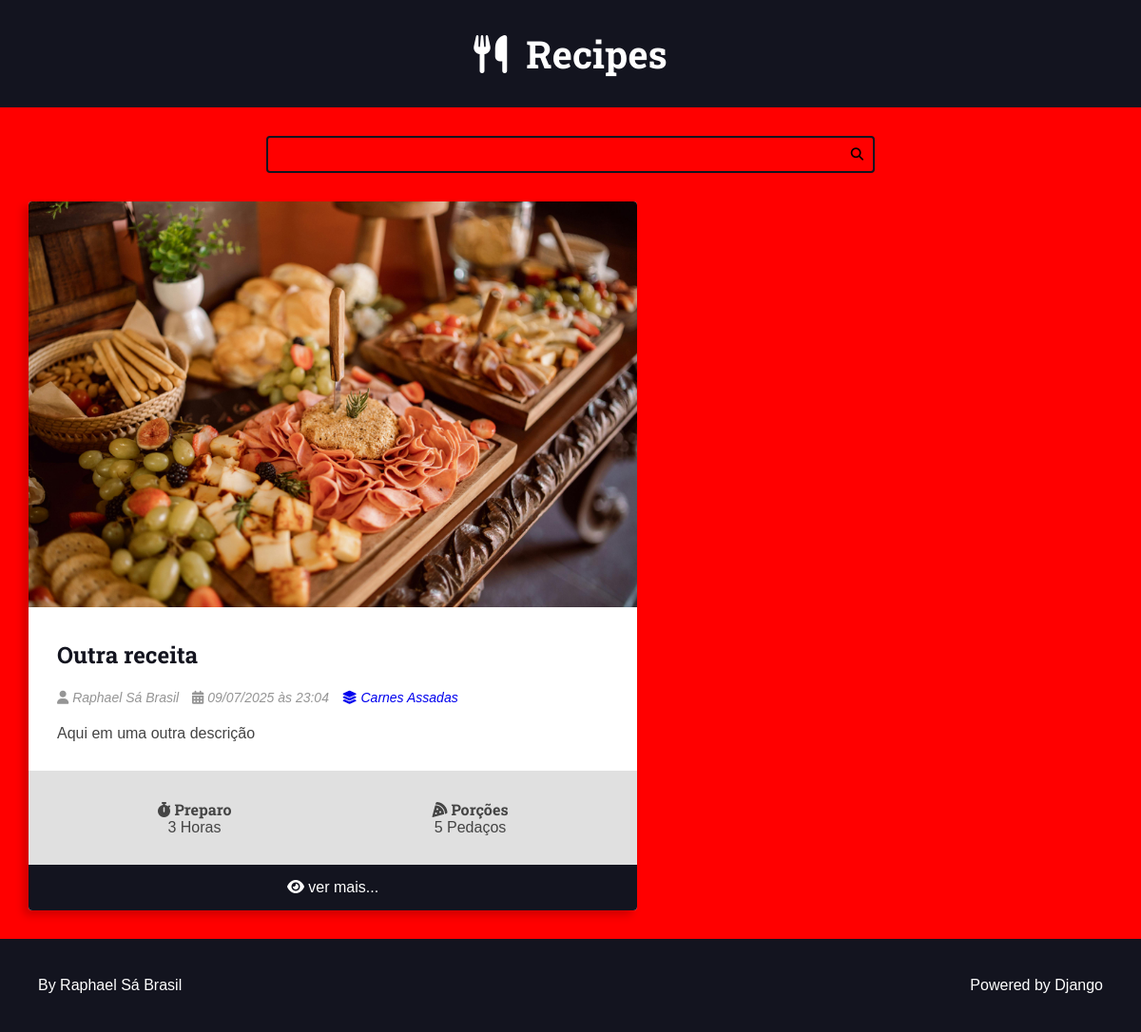
The app's page /recipes/category/4/, older data.
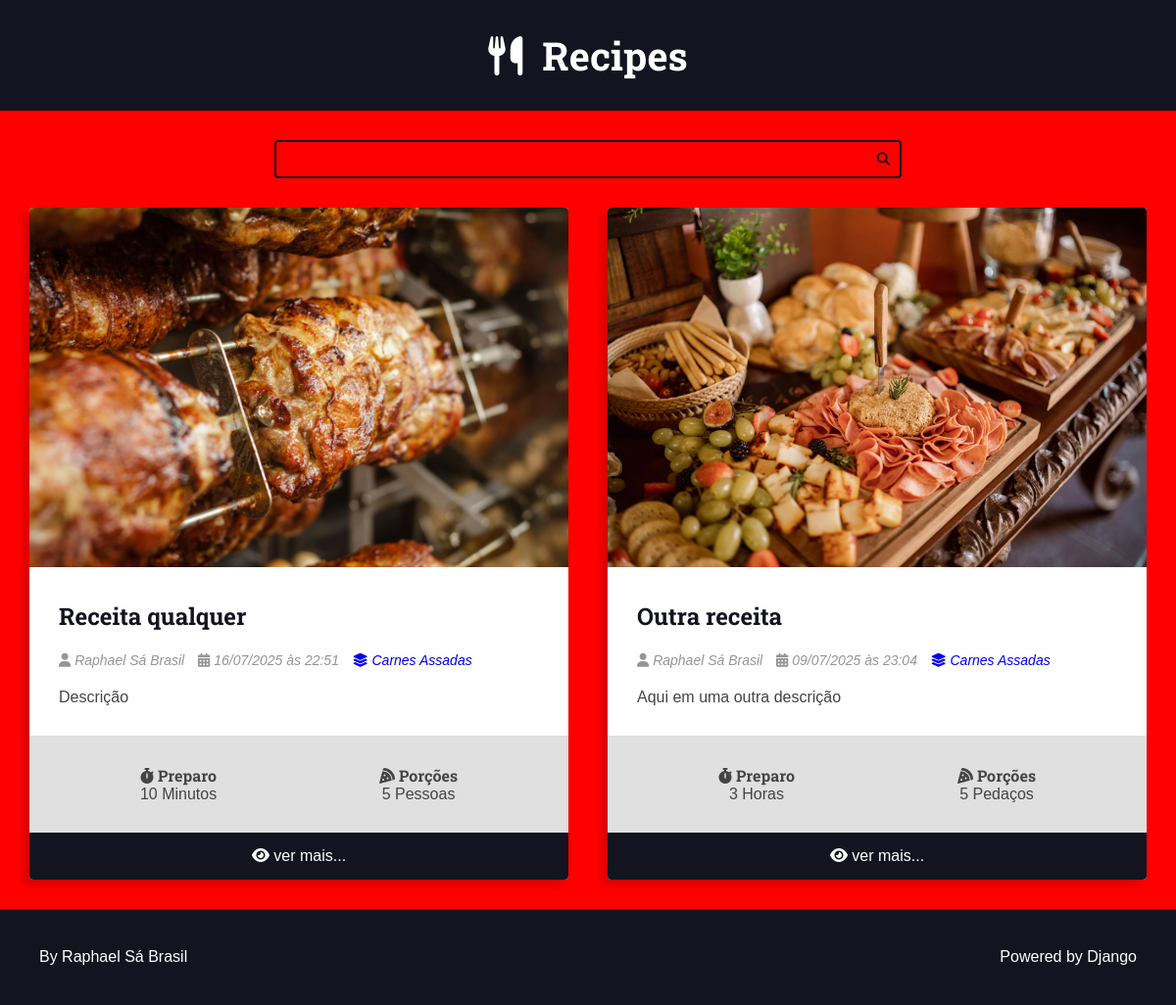
The same page, newer data.
### recipes/models.py (models this page shows, shortened)
class Recipe(models.Model):
    title = models.CharField(max_length=65)
    description = models.CharField(max_length=165)
    slug = models.SlugField(unique=True)
    preparation_time = models.IntegerField()
    preparation_time_unit = models.CharField(max_length=65)
    servings = models.IntegerField()
    servings_unit = models.CharField(max_length=65)
    preparation_steps = models.TextField()
    preparation_steps_is_html = models.BooleanField(default=False)
    created_at = models.DateTimeField(auto_now_add=True)
    updated_at = models.DateTimeField(auto_now=True)
    is_published = models.BooleanField(default=False)
    cover = models.ImageField(upload_to='recipes/covers/%Y/%m/%d', blank=True, default='')
    category = models.ForeignKey(
        Category, on_delete=models.SET_NULL, null=True, blank=True,
        default=None,
    )
    author = models.ForeignKey(
        User, on_delete=models.SET_NULL, null=True
    )

class Category(models.Model):
    name = models.CharField(max_length=65)

### recipes/views.py (the view)
# urls.py: path('recipes/category/<int:category_id>/',
def category(request, category_id):
    recipes = get_list_or_404(
        Recipe.objects.filter(
            category__id=category_id,
            is_published=True,
        ).order_by('-id')
    )
    return render(request, 'recipes/pages/category.html', context={
        'recipes': recipes,
        'title': f'{recipes[0].category.name} - Category | '
    })

### recipes/templates/recipes/pages/category.html (shortened to what this page needs)
{% extends "global/base.html" %}
{% block content %}
<div class="main-content main-content-list container">
    {% for recipe in recipes %}
        {% include "recipes/partials/recipe.html" %}
    {% endfor %}
</div>
{% endblock content %}

### recipes/templates/recipes/partials/recipe.html (shortened to what this page needs)
<div class="recipe recipe-list-item">
    {% if recipe.cover %}
        <div class="recipe-cover">
            <a href="{% url 'recipes:recipe' recipe.id %}">
                <img src="{{recipe.cover.url}}" alt="Temporário">
            </a>
        </div>
    {% endif %}
    <div class="recipe-title-container">
        <h2 class="recipe-title">
            <a href="{% url 'recipes:recipe' recipe.id %}">
                {{recipe.title}}
            </a>
        </h2>
    </div>
    <div class="recipe-author">
        {% if recipe.author is not None %}
            <span class="recipe-author-item">
                <i class="fas fa-user"></i>
                {% if recipe.author.first_name %}
                    {{recipe.author.first_name}} {{recipe.author.last_name}}
                {% else %}
                    {{recipe.author.username}}
                {% endif %}
            </span>
        {% endif %}
        <span class="recipe-author-item">
            <i class="fas fa-calendar-alt"></i>
            {{recipe.created_at|date:"d/m/Y"}} às {{recipe.created_at|date:"H:i"}}
        </span>
        {% if recipe.category is not None %}
            <span class="recipe-author-item">
                <a href="{% url 'recipes:category' recipe.category.id %}">
                    <i class="fas fa-layer-group"></i>
                    <span>{{recipe.category.name}}</span>
                </a>
            </span>
        {% endif %}
    </div>
    <div class="recipe-content">
        <p>{{recipe.description}}</p>
    </div>
    <div class="recipe-meta-container">
        <div class="recipe-meta recipe-preparation">
            <h3 class="recipe-meta-title"><i class="fas fa-stopwatch"></i> Preparo</h3>
            <div class="recipe-meta-text">
                {{recipe.preparation_time}} {{recipe.preparation_time_unit}}
            </div>
        </div>
        <div class="recipe-meta recipe-servings">
            <h3 class="recipe-meta-title"><i class="fas fa-pizza-slice"></i> Porções</h3>
            <div class="recipe-meta-text">
                {{recipe.servings}} {{recipe.servings_unit}}
            </div>
        </div>
    </div>
    {% if is_detail_page is not True %}
        <footer class="recipe-footer">
            <a class="recipe-read-more button button-dark button-full-width" href="{% url 'recipes:recipe' recipe.id %}">
                <i class="fas fa-eye"></i>
                <span>ver mais...</span>
            </a>
        </footer>
    {% endif %}
</div>

Row changes from the older to the newer data that the page shows:
now on this page (row edited): Recipe: cover (picture), title "Receita qualquer", author.first_name "Raphael", author.last_name "Sá Brasil", created_at "16/07/2025", created_at "22:51", category.name "Carnes Assadas", description "Descrição", preparation_time "10", preparation_time_unit "Minutos", servings "5", servings_unit "Pessoas"
